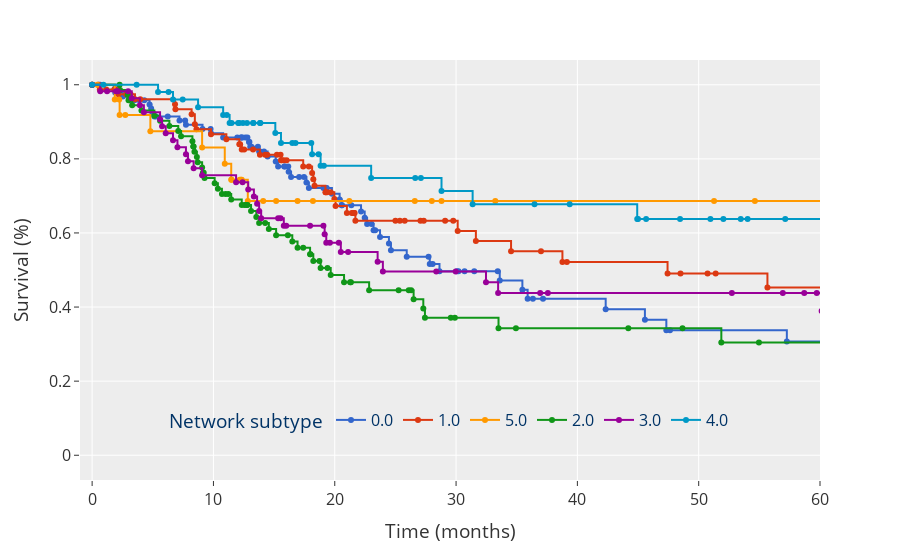

Write notebook code for a chart like this one.
### Code cell
fig = prep_survival(comb_cs, cs_num=6, tf=6, cs_model="RawKMeans", label="SBM")
# save_fig(name="Survival_plot_reward", fig=fig, base_path=figures_path, width=1400, height=600)

fig.update_layout(
    legend=dict(
        orientation="h",
        title="Network subtype",
        yanchor="bottom",
        y=0.1,
        xanchor="center",
        x=0.5,
        bgcolor="rgba(0,0,0,0)",
        font=dict(size=16, color="#003366"),
    ),
    title="",
    template="ggplot2",  # "ggplot2", "plotly_white"
    paper_bgcolor="rgba(0,0,0,0)",
    # plot_bgcolor="rgba(0,0,0,0)",
    xaxis=dict(tickfont=dict(size=16)),
    yaxis=dict(tickfont=dict(size=16)),
    font=dict(size=16),
)
fig.show()
save_fig(name="Survival_SBM_5K_6TF", fig=fig, base_path=figures_path, width=1000, height=600)
